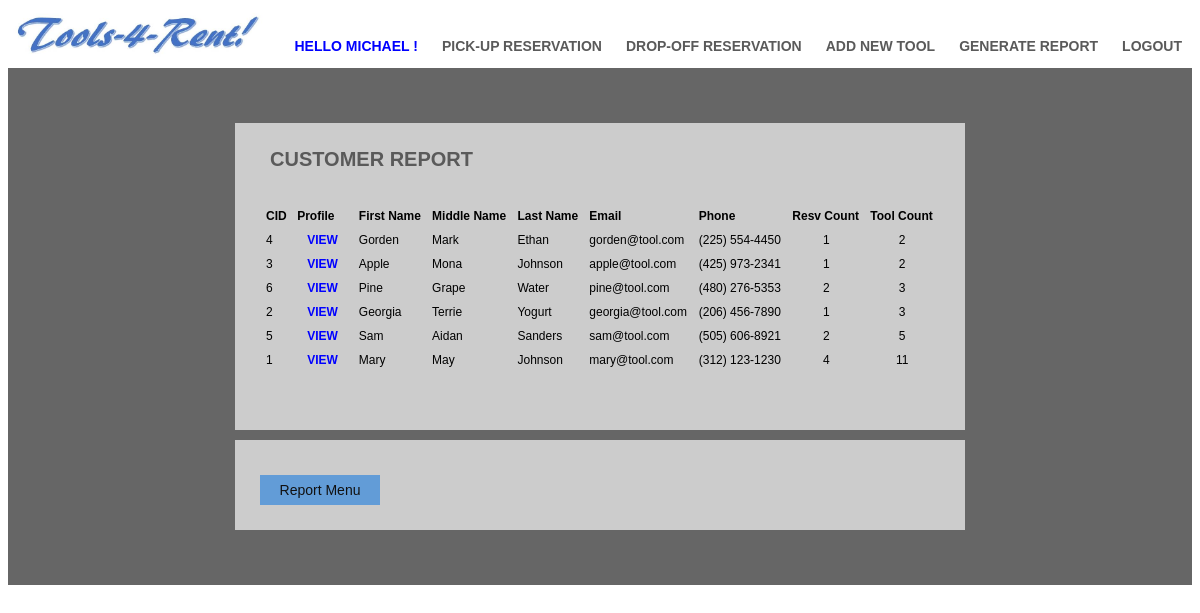
The page /generate_customer_report.php (signed in) on the database its author committed.
### tables this page shows
CREATE TABLE Customer (
  customerID int(16) unsigned NOT NULL AUTO_INCREMENT,
  email varchar(250) NOT NULL,
  password varchar(60) NOT NULL,
  first_name varchar(100) NOT NULL,
  middle_name varchar(100),
  last_name varchar(100) NOT NULL,
  street_address varchar(100),
  city varchar(50),
  state varchar(20),
  zip char(5),
  primary_phone char(10) NOT NULL,
  home_phone char(10) DEFAULT NULL,
  work_phone char(10) DEFAULT NULL,
  cell_phone char(10) DEFAULT NULL,
  PRIMARY KEY (customerID),
  UNIQUE KEY email (email)
);

### generate_customer_report.php (the view, shortened to what this page needs)
<?php
include 'lib/connection.php';
?>
<!DOCTYPE html>
<html>
<head>
    <link rel="stylesheet" type="text/css" href="main_customer.css">
</head>
<body>
<div class="header">
    <ul class="headerList">
        <li><a style="color: blue;">Hello <?php echo $_SESSION['first_name'] ?> !</a></li>
        <li><a href="pickup_reservation.php">Pick-Up reservation</a></li>
        <li><a href="dropoff_reservation.php">drop-off reservation</a></li>
        <li><a href="add_new_tool.php">Add New Tool</a></li>
        <li><a href="generate_report.php">Generate report</a></li>
        <li><a href="logout.php">Logout</a></li>
    </ul>
</div>
<div class="mainbody">
    <div class="mainbodySpaceHolder">
    </div>
    <div class="mainbodyWrapper2">
        <a class="formTitle">Customer Report</a><br>
        <li><a></a></li><br>
        <?php
        $sql = "SELECT Customer.customerID as customerID, Customer.first_name as first_name, Customer.middle_name as middle_name," .
            " Customer.last_name as last_name, Customer.email as customer_email, Customer.primary_phone as phone, " .
            " ReservationCount.count as rCount, ToolCount.count as tCount FROM Customer LEFT JOIN " .
            " (SELECT customer_email, COUNT(*) AS count FROM Reservation GROUP BY customer_email) AS ReservationCount " .
            " ON ReservationCount.customer_email = Customer.email LEFT JOIN (SELECT customer_email, COUNT(*) AS count  " .
            " FROM Reservation INNER JOIN ToolReservation ON Reservation.reservationID = ToolReservation.reservationID " .
            " GROUP BY customer_email) AS ToolCount ON Customer.email = ToolCount.customer_email ORDER by ToolCount.count ASC, Customer.last_name;";
        $result = mysqli_query($conn, $sql);
        echo "<table border='1'>";
        echo "<tr><th>CID</th><th>Profile</th><th>First Name</th><th>Middle Name</th><th>Last Name</th>";
        echo "<th>Email</th><th>Phone</th><th>Resv Count</th><th>Tool Count</th></tr>\n";
        while($row = mysqli_fetch_assoc($result)) {
            $customerID = urlencode($row['customerID']);
            $phone1 = str_split($row['phone'], 3)[0];
            $phone2 = str_split($row['phone'], 3)[1];
            $phone3 = str_split($row['phone'], 6)[1];
            echo "<tr><td>{$row['customerID']}</td>";
            echo "<td><a style=\"font-size: 12px; color: blue\" href='customer_details.php?customerID=$customerID'>View</a></td>";
            echo "<td>{$row['first_name']}</td><td>{$row['middle_name']}</td><td>{$row['last_name']}</td>";
            echo "<td>{$row['customer_email']}</td><td>({$phone1}) {$phone2}-{$phone3}</td>";
            echo "<td style=\"text-align:center\">{$row['rCount']}</td><td style=\"text-align:center\">{$row['tCount']}</td></tr>";
        }
        echo "</table>";
        ?>
        <li><a></a></li><br>
    </div>
<div>
<div class="mainbody">
        <div class="mainbodyWrapper2">
        <form action="generate_report.php" method="POST">
            <button style="width: 120px;" type="submit", name="submit">Report Menu</button>
        </form>
        </div>
    <div class="mainbodySpaceHolder">
    </div>
</div>
</body>
</html>

### main_customer.css (style rules this page uses)
a { color: #5a5a5a; font-family: "Arial"; font-size: 14px; font-weight: bold; padding: 14px 10px; text-transform: uppercase; text-decoration: none; }
li { display: inline; }
.header { background-image:url(header_image.jpg); height: 60px; background-repeat: no-repeat; background-size: 22%; }
.headerList { float: right; }
.headerList a { line-height: 45px; padding-top: 15px; }
.mainbody { background-color: #666; }
.mainbodySpaceHolder { height: 45px; }
.mainbodyWrapper2 { margin: auto; margin-top: 10px; margin-bottom: 10px; padding: 25px 25px; width: 680px; background-color: #ccc; }
.mainbody div a { font-size: 20px; }
.mainbody div li a { font-size: 14px; line-height: 32px; margin-top: 10px; color: #222; }
.mainbody div form button { width: 120px; height: 30px; border: none; margin-top: 10px; background-color: #629cd7; font-size: 14px; color: #111; cursor: pointer; }
table { width: 100%; border: none; font-family: Arial; font-size: 12px; }
th, td { text-align: left; padding: 4px; border: none; }

### rows shown on the page
customer: customerID "4", first_name "Gorden", middle_name "Mark", last_name "Ethan", email "gorden@tool.com", primary_phone "225", primary_phone "554", primary_phone "4450", rCount "1", tCount "2"
customer: customerID "3", first_name "Apple", middle_name "Mona", last_name "Johnson", email "apple@tool.com", primary_phone "425", primary_phone "973", primary_phone "2341", rCount "1", tCount "2"
customer: customerID "6", first_name "Pine", middle_name "Grape", last_name "Water", email "pine@tool.com", primary_phone "480", primary_phone "276", primary_phone "5353", rCount "2", tCount "3"
customer: customerID "2", first_name "Georgia", middle_name "Terrie", last_name "Yogurt", email "georgia@tool.com", primary_phone "206", primary_phone "456", primary_phone "7890", rCount "1", tCount "3"
customer: customerID "5", first_name "Sam", middle_name "Aidan", last_name "Sanders", email "sam@tool.com", primary_phone "505", primary_phone "606", primary_phone "8921", rCount "2", tCount "5"
customer: customerID "1", first_name "Mary", middle_name "May", last_name "Johnson", email "mary@tool.com", primary_phone "312", primary_phone "123", primary_phone "1230", rCount "4", tCount "11"

### other values the page prints
$_SESSION['first_name'] "MICHAEL"
